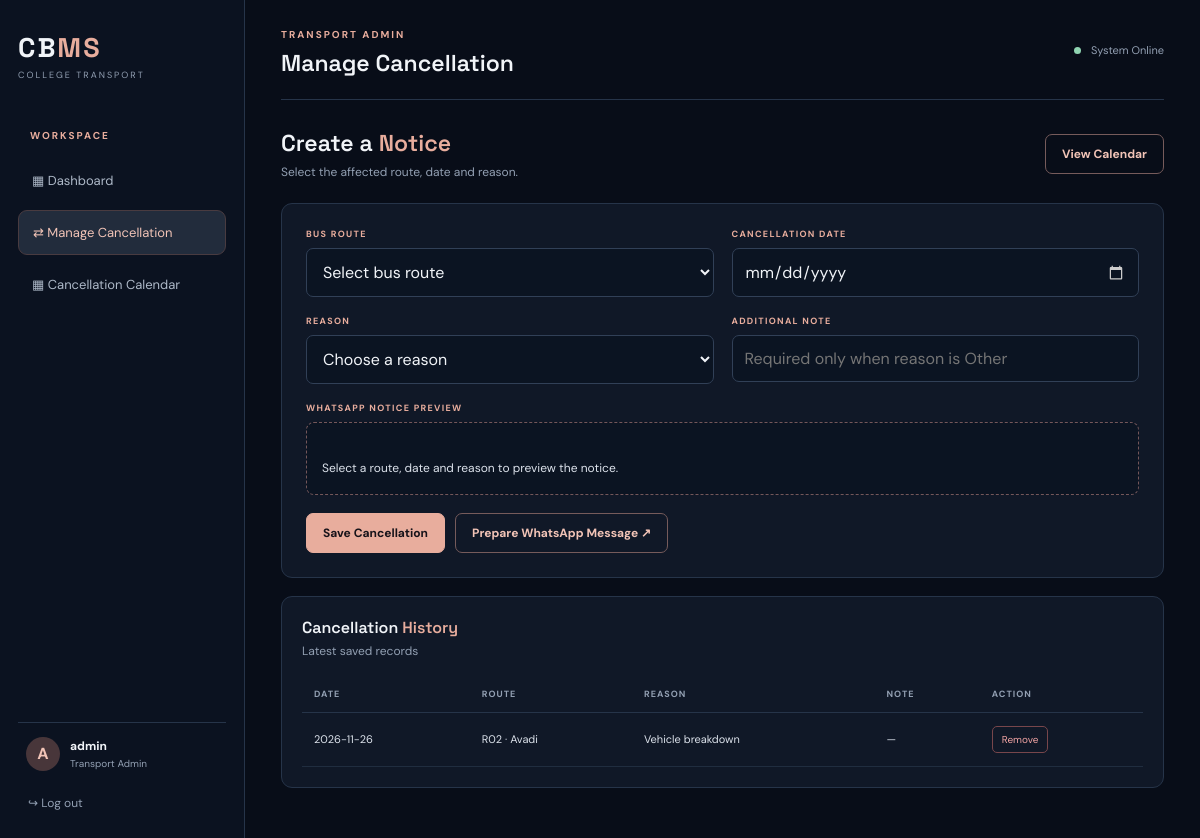
The page /manage (signed in) on the database its author committed.
### tables this page shows
CREATE TABLE cancellations (
                id INTEGER PRIMARY KEY AUTOINCREMENT,
                route_id TEXT NOT NULL,
                cancel_date TEXT NOT NULL,
                reason TEXT NOT NULL,
                note TEXT DEFAULT '',
                created_at TEXT NOT NULL,
                FOREIGN KEY(route_id) REFERENCES routes(id)
            );

CREATE TABLE routes (
                id TEXT PRIMARY KEY,
                destination TEXT NOT NULL,
                area TEXT NOT NULL,
                lat REAL,
                lon REAL
            );

### app.py (the view, shortened to what this page needs)
@app.route("/manage", methods=["GET", "POST"])
@login_required
def manage():
    with get_db() as db:
        routes = db.execute(
            "SELECT * FROM routes ORDER BY id"
        ).fetchall()
        history = db.execute("""
            SELECT c.*, r.destination
            FROM cancellations c
            JOIN routes r ON r.id = c.route_id
            ORDER BY c.cancel_date DESC, c.id DESC
            LIMIT 30
        """).fetchall()
    return render_template(
        "manage.html",
        routes=routes,
        history=history,
        reasons=REASONS
    )

### app.py (called while the page is built)
@contextmanager
def get_db():
    db = sqlite3.connect(DB_PATH)
    db.row_factory = sqlite3.Row
    try:
        yield db
        db.commit()
    except Exception:
        db.rollback()
        raise
    finally:
        db.close()

def login_required(function):
    @wraps(function)
    def wrapper(*args, **kwargs):
        if "user_id" not in session:
            return redirect(url_for("login"))
        return function(*args, **kwargs)
    return wrapper

@app.context_processor
def inject_csrf():
    return {"csrf_token": session.get("csrf_token", "")}

### templates/manage.html (shortened to what this page needs)
{% extends "base.html" %}
{% block page_heading %}Manage Cancellation{% endblock %}
{% block content %}
<section class="welcome-row">
    <div>
        <h2>Create a <em>Notice</em></h2>
        <p class="muted">Select the affected route, date and reason.</p>
    </div>
    <a class="outline-btn" href="{{ url_for('calendar_page') }}">
        View Calendar
    </a>
</section>
<section class="panel form-panel">
    <form method="POST" id="cancelForm" class="form-grid">
        <div class="field">
            <label>BUS ROUTE</label>
            <select name="route_id" id="route" required>
                <option value="">Select bus route</option>
            </select>
        </div>
        <div class="field">
            <label>CANCELLATION DATE</label>
            <input type="date"
                   name="cancel_date"
                   id="cancelDate"
                   required>
        </div>
        <div class="field">
            <label>REASON</label>
            <select name="reason" id="reason" required>
                <option value="">Choose a reason</option>
            </select>
        </div>
        <div class="field">
            <label>ADDITIONAL NOTE</label>
            <input
                name="note"
                id="note"
                placeholder="Required only when reason is Other"
            >
        </div>
        <div class="field full-field">
            <label>WHATSAPP NOTICE PREVIEW</label>
            <div id="preview" class="notice-preview">
                Select a route, date and reason to preview the notice.
            </div>
        </div>
        <div class="form-actions full-field">
            <button class="primary-btn" type="submit">
                Save Cancellation
            </button>
            <button class="outline-btn" type="button" id="shareBtn">
                Prepare WhatsApp Message ↗
            </button>
        </div>
    </form>
</section>
<section class="panel route-panel">
    <div class="panel-heading">
        <div>
            <h3>Cancellation <em>History</em></h3>
            <p class="muted">Latest saved records</p>
        </div>
    </div>
    <div class="table-wrap">
        <table>
            <thead>
                <tr>
                    <th>DATE</th>
                    <th>ROUTE</th>
                    <th>REASON</th>
                    <th>NOTE</th>
                    <th>ACTION</th>
                </tr>
            </thead>
            <tbody>
                {% for item in history %}
                <tr>
                    <td>{{ item.cancel_date }}</td>
                    <td>
                        {{ item.route_id }} · {{ item.destination }}
                    </td>
                    <td>{{ item.reason }}</td>
                    <td>{{ item.note or '—' }}</td>
                    <td>
                        <form method="POST"
                              action="{{ url_for('restore', cancellation_id=item.id) }}"
                              onsubmit="return confirm('Remove this cancellation record?')">
                            <button class="small-danger" type="submit">
                                Remove
                            </button>
                        </form>
                    </td>
                </tr>
                {% else %}
                <tr>
                    <td colspan="5">No records available.</td>
                </tr>
                {% endfor %}
            </tbody>
        </table>
    </div>
</section>
{% endblock %}

### static/style.css (style rules this page uses)
:root { --bg: #080d18; --panel: #101827; --panel2: #142033; --line: #263449; --rose: #e8ad9d; --rose2: #f2c4b7; --text: #f1f4f8; --muted: #93a0b3; --green: #8fd4b1; }
* { box-sizing: border-box; }
body { margin: 0; background: var(--bg); color: var(--text); font-family: 'DM Sans', sans-serif; }
a { color: inherit; text-decoration: none; }
button, input, select { font: inherit; }
.welcome-row { display: flex; justify-content: space-between; align-items: center; margin: 5px 0 23px; gap: 15px; }
.welcome-row h2 { font: 600 23px 'Space Grotesk'; margin: 0 0 6px; }
.welcome-row em, .panel h3 em, .login-card h1 em { font-style: normal; color: var(--rose); }
.muted { color: var(--muted); font-size: 12px; margin: 0; }
.primary-btn, .outline-btn { border-radius: 7px; padding: 11px 16px; display: inline-flex; align-items: center; gap: 15px; font-weight: 700; font-size: 12px; cursor: pointer; }
.primary-btn { background: var(--rose); color: #17131a; border: 1px solid var(--rose); }
.outline-btn { background: transparent; color: var(--rose2); border: 1px solid #765b5b; }
.stat-card, .panel { background: var(--panel); border: 1px solid var(--line); border-radius: 11px; }
.panel { padding: 20px; margin-bottom: 18px; }
.panel-heading { display: flex; justify-content: space-between; align-items: center; margin-bottom: 17px; }
.panel h3 { font: 600 16px 'Space Grotesk'; margin: 0 0 5px; }
.table-wrap { overflow-x: auto; }
table { width: 100%; border-collapse: collapse; min-width: 520px; }
th { text-align: left; color: var(--muted); font-size: 9px; letter-spacing: 1px; padding: 12px; border-bottom: 1px solid var(--line); }
td { padding: 13px 12px; border-bottom: 1px solid #202d3f; font-size: 11px; color: #dce2eb; }
.small-danger { border: 1px solid #78464b; background: transparent; color: #f0a3a3; border-radius: 5px; padding: 6px 9px; cursor: pointer; font-size: 10px; }
.form-panel { padding: 24px; }
.form-grid { display: grid; grid-template-columns: 1fr 1fr; gap: 18px; }
.field label, .form-stack label { display: block; font-size: 9px; letter-spacing: 1.3px; color: var(--rose); font-weight: 700; margin-bottom: 8px; }
.field input, .field select, .form-stack input { width: 100%; background: #0b1422; border: 1px solid #314057; border-radius: 7px; padding: 12px; color: var(--text); outline: none; }
.full-field { grid-column: 1 / -1; }
.notice-preview { padding: 15px; background: #0b1422; border: 1px dashed #74575a; border-radius: 8px; white-space: pre-line; color: #dce2eb; font-size: 12px; line-height: 1.7; min-height: 65px; }
.form-actions { display: flex; gap: 10px; flex-wrap: wrap; }

### rows shown on the page
cancellations: cancel_date "2026-11-26", route_id "R02", destination "Avadi", reason "Vehicle breakdown", note "—"

### other values the page prints
{{ session.get('username') }} "admin"
